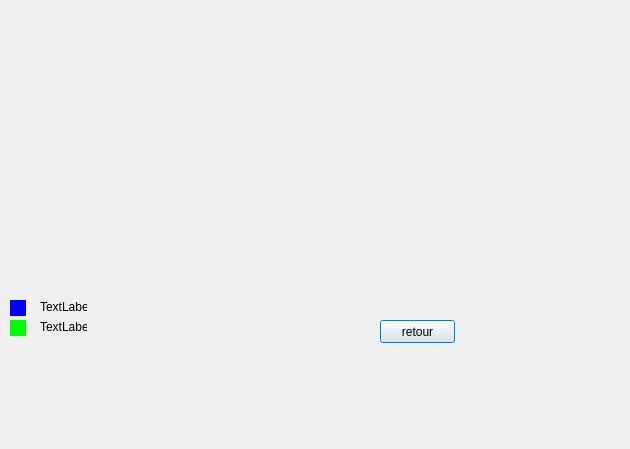
<?xml version="1.0" encoding="UTF-8"?>
<ui version="4.0">
 <class>stati</class>
 <widget class="QDialog" name="stati">
  <property name="geometry">
   <rect>
    <x>0</x>
    <y>0</y>
    <width>630</width>
    <height>449</height>
   </rect>
  </property>
  <property name="windowTitle">
   <string>Dialog</string>
  </property>
  <widget class="QPushButton" name="pushButton">
   <property name="geometry">
    <rect>
     <x>380</x>
     <y>320</y>
     <width>75</width>
     <height>23</height>
    </rect>
   </property>
   <property name="text">
    <string>retour</string>
   </property>
  </widget>
  <widget class="QWidget" name="widget" native="true">
   <property name="geometry">
    <rect>
     <x>10</x>
     <y>300</y>
     <width>16</width>
     <height>16</height>
    </rect>
   </property>
   <property name="styleSheet">
    <string notr="true">
background-color: rgb(0, 0, 255);</string>
   </property>
   <widget class="QWidget" name="widget_4" native="true">
    <property name="geometry">
     <rect>
      <x>10</x>
      <y>10</y>
      <width>16</width>
      <height>16</height>
     </rect>
    </property>
    <property name="styleSheet">
     <string notr="true">
background-color: rgb(0, 0, 255);</string>
    </property>
   </widget>
  </widget>
  <widget class="QLabel" name="label_3">
   <property name="geometry">
    <rect>
     <x>40</x>
     <y>320</y>
     <width>47</width>
     <height>13</height>
    </rect>
   </property>
   <property name="text">
    <string>TextLabel</string>
   </property>
  </widget>
  <widget class="QWidget" name="widget_6" native="true">
   <property name="geometry">
    <rect>
     <x>10</x>
     <y>320</y>
     <width>16</width>
     <height>16</height>
    </rect>
   </property>
   <property name="styleSheet">
    <string notr="true">background-color: rgb(0, 255, 0);</string>
   </property>
  </widget>
  <widget class="QLabel" name="label_2">
   <property name="geometry">
    <rect>
     <x>40</x>
     <y>300</y>
     <width>47</width>
     <height>13</height>
    </rect>
   </property>
   <property name="text">
    <string>TextLabel</string>
   </property>
  </widget>
 </widget>
 <resources/>
 <connections/>
</ui>
